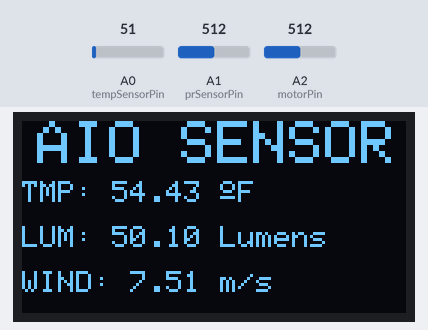
Recording of a sketch running on a simulated Arduino Uno, built with avr-gcc and run on an emulated ATmega328P. On the bench: 128×64 one-colour display. The test bench sets the inputs (shaded band); at power-on: A1 (prSensorPin) = 512, A0 (tempSensorPin) = 51, A2 (motorPin) = 512. What the sketch prints to the serial monitor is not drawn.

Above: at 1.8 s.
1.9 s: A1 (prSensorPin) set to 1023
At 3.3 s:
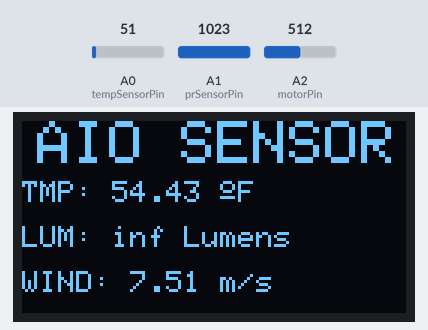
3.6 s: A1 (prSensorPin) set to 1011
At 5.4 s:
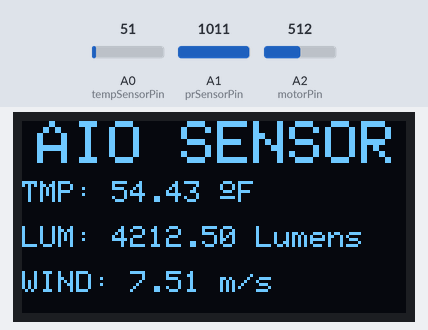
5.7 s: A0 (tempSensorPin) set to 61
At 7.4 s:
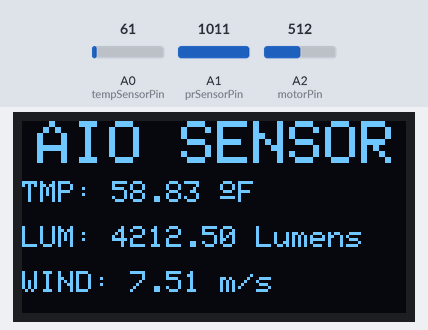
7.7 s: A2 (motorPin) set to 716
At 9.5 s:
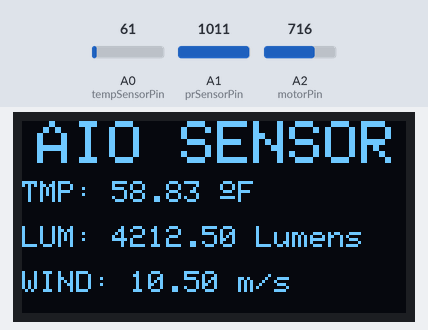
9.8 s: A0 (tempSensorPin) set to 71
At 11.6 s:
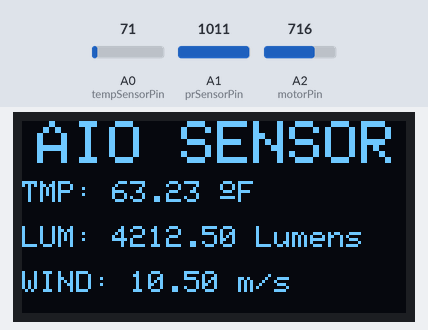
11.9 s: A2 (motorPin) set to 900
At 13.8 s:
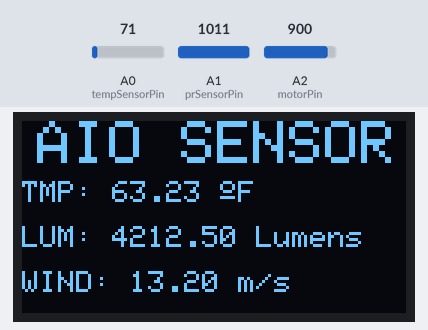
Timing chart, 0 to 15.0 s (numbered marks = the images above; inputs shaded):
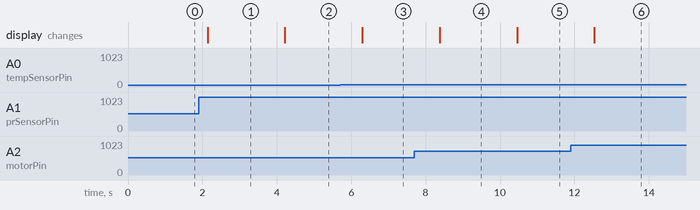

Measured:
- the behaviour switches between 1023 and 1022 on A1 (prSensorPin) (found by bisection; images 1 and 2)
- after the input at 1.9 s, the display: changes after 0.24 s (image 1)
- after the input at 3.6 s, the display: changes after 0.62 s (image 2)
- after the input at 5.7 s, the display: changes after 0.60 s (image 3)
- after the input at 7.7 s, the display: changes after 0.68 s (image 4)
- after the input at 9.8 s, the display: changes after 0.66 s (image 5)
- after the input at 11.9 s, the display: changes after 0.64 s (image 6)

The sketch:

AIO.ino
```cpp
#include <Wire.h>
#include <Adafruit_GFX.h>
#include <Adafruit_SSD1306.h>

#define VIN 5
#define prResistance 10000

#define SCREEN_WIDTH 128 // OLED display width, in pixels
#define SCREEN_HEIGHT 64 // OLED display height, in pixels

#define OLED_RESET -1 // Reset pin # (or -1 if sharing Arduino reset pin)
#define SCREEN_ADDRESS 0x3C // I2C Address 0x3c
Adafruit_SSD1306 display(SCREEN_WIDTH, SCREEN_HEIGHT, &Wire, OLED_RESET);

const int tempSensorPin = A0;
const int prSensorPin = A1;
const int motorPin = A2;
const float motorKvValue = 3;   // TODO: Look for datasheet for the specific motor i'm using to find the exact Kv

float temperature;
float lightIntensity;
float windSpeed;


void setup() {
  Serial.begin(9600);

  // SSD1306_SWITCHCAPVCC = generate display voltage from 3.3V internally
  if(!display.begin(SSD1306_SWITCHCAPVCC, SCREEN_ADDRESS)) {
    Serial.println(F("SSD1306 allocation failed"));
    for(;;); // Don't proceed, loop forever
  }

  display.clearDisplay();
  display.setTextColor(WHITE);

}

float calculateWindSpeed() {
  float motorValue = analogRead(motorPin);

  float VOUT_MOTOR = motorValue * (VIN / float(1023));  // Convert ADC value to volts
  float windSpeed = motorKvValue * VOUT_MOTOR;         // Convert from volts to speed (speed = kv of motor * voltage)

  return windSpeed;
}

float calculateLightIntensity() {
  float prSensorValue = analogRead(prSensorPin);


  float VOUT_LUM = float(prSensorValue) * (VIN / float(1023));  // Convert ADC value to volts
  float RLDR = (prResistance * (VIN - VOUT_LUM)) / VOUT_LUM;   // Convert from volts to resistance
  float lux = 500 / (RLDR / 1000);                            // Convert resitance to lumen

  return lux;
}


float calculateTemp() {
  float tempSensorValue = analogRead(tempSensorPin);

  float VOUT_TEMP = float(tempSensorValue) * VIN / float(1023) ;   // Convert ADC value to volts
  float celsius = VOUT_TEMP / .02 ;                               // Convert from Volts to Celsius (20mV per degree)
  float fahrenheit = (celsius  * 9.0 / 5.0) + 32;                // Convert from Celsius to Fahrenheit

  return fahrenheit;
}

void loop() {
   temperature = calculateTemp();
   lightIntensity = calculateLightIntensity();
   windSpeed = calculateWindSpeed();

  Serial.println("Temp: " + String(temperature) + " F");
  Serial.println("Light Intensity: " + String(lightIntensity) + " Lumens");
  Serial.println("Wind Speed: " + String(windSpeed) + " m/s");

  display.clearDisplay();  // Updates Display

  // Displays Title
  display.setTextSize(2);
  display.setCursor(5, 0);
  display.println("AIO SENSOR");

  // Display Temperature
  display.setTextSize(1);
  display.setCursor(0,20);
  display.print("TMP: ");
  display.setTextSize(1);
  display.print(temperature);
  display.print(" ");
  display.setTextSize(1);
  display.cp437(true);
  display.write(167);
  display.setTextSize(1);
  display.print("F");

  // Display Light Intensity
  display.setTextSize(1);
  display.setCursor(0, 35);
  display.print("LUM: ");
  display.setTextSize(1);
  display.print(lightIntensity);
  display.print(" Lumens");

  // Display Light Intensity
  display.setTextSize(1);
  display.setCursor(0, 50);
  display.print("WIND: ");
  display.setTextSize(1);
  display.print(windSpeed);
  display.print(" m/s");

  display.display();

  delay(1000);
}
```
